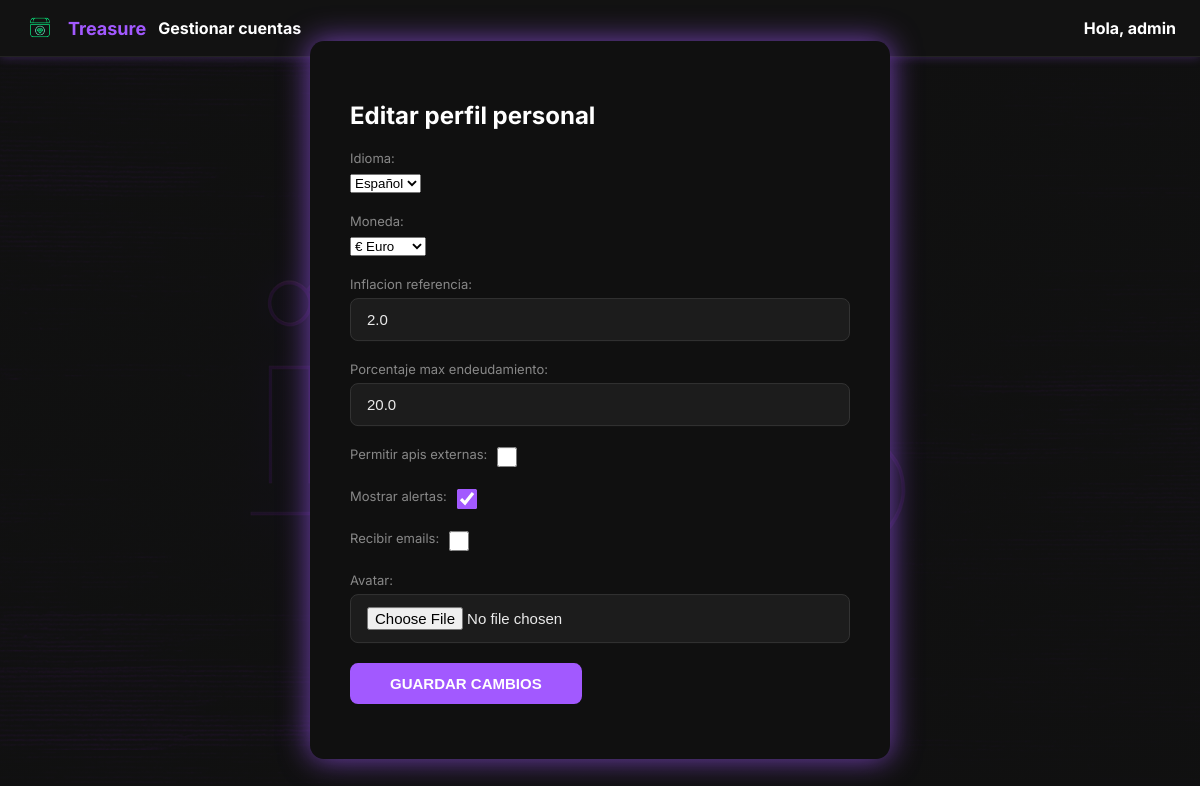
/core/perfil/editar/ (signed in), run on the app's committed database.
### core/models.py (models this page shows, shortened)
class UserProfile(models.Model):
    user = models.OneToOneField(User, on_delete=models.CASCADE)
    idioma = models.CharField(max_length=10, choices=[('es', 'Español'), ('en', 'Inglés')], default='es')
    moneda = models.CharField(max_length=5, choices=[('EUR', '€ Euro'), ('USD', '$ Dólar'), ('BTC', '₿ Bitcoin')], default='EUR')
    inflacion_referencia = models.FloatField(default=2.0)
    porcentaje_max_endeudamiento = models.FloatField(default=30.0)
    permitir_apis_externas = models.BooleanField(default=False)
    mostrar_alertas = models.BooleanField(default=True)
    recibir_emails = models.BooleanField(default=False)
    avatar = models.ImageField(upload_to='avatars/', null=True, blank=True)

### core/views.py (the view)
# urls.py: path('perfil/editar/', editar_perfil, name='editar_perfil'),
@login_required
def editar_perfil(request):
    profile, created = UserProfile.objects.get_or_create(user=request.user)
    if request.method == 'POST':
        form = UserProfileForm(request.POST, request.FILES, instance=profile)
        if form.is_valid():
            form.save()
            return redirect('dashboard')
    else:
        form = UserProfileForm(instance=profile)
    return render(request, 'core/editar_perfil.html', {'form': form})

### core/forms.py
class UserProfileForm(forms.ModelForm):
    class Meta:
        model = UserProfile
        fields = [
            'idioma', 'moneda', 'inflacion_referencia',
            'porcentaje_max_endeudamiento',
            'permitir_apis_externas',
            'mostrar_alertas', 'recibir_emails',
            'avatar'
        ]

### templates/core/editar_perfil.html (shortened to what this page needs)
{% extends "base.html" %}
{% load static %}
{% block body_class %}dashboard-background{% endblock %}
{% block content %}
<div class="profile-form-container">
    <h2>Editar perfil personal</h2>
    <form method="post" enctype="multipart/form-data">
        <div class="form-group">
            {{ form.idioma.label_tag }}
            {{ form.idioma }}
        </div>
        <div class="form-group">
            {{ form.moneda.label_tag }}
            {{ form.moneda }}
        </div>
        <div class="form-group">
            {{ form.inflacion_referencia.label_tag }}
            {{ form.inflacion_referencia }}
        </div>
        <div class="form-group">
            {{ form.porcentaje_max_endeudamiento.label_tag }}
            {{ form.porcentaje_max_endeudamiento }}
        </div>
        <div class="form-group form-group-checkbox">
            {{ form.permitir_apis_externas.label_tag }}
            {{ form.permitir_apis_externas }}
        </div>
        <div class="form-group form-group-checkbox">
            {{ form.mostrar_alertas.label_tag }}
            {{ form.mostrar_alertas }}
        </div>
        <div class="form-group form-group-checkbox">
            {{ form.recibir_emails.label_tag }}
            {{ form.recibir_emails }}
        </div>
        <div class="form-group">
            {{ form.avatar.label_tag }}
            {{ form.avatar }}
        </div>
        <button type="submit" class="btn btn-primary btn-submit-profile">Guardar cambios</button>
    </form>
</div>
{% endblock %}

### templates/base.html (shortened to what this page needs)
{% load static %}
<!DOCTYPE html>
<html lang="es">
<head>
    <link rel="stylesheet" href="{% static 'css/main.css' %}">
</head>
<body class="{% block body_class %}{% endblock %}">
    {% if request.user.is_authenticated and not hide_navbar %}
    <nav class="navbar">
        <div class="navbar-left">
            <img src="{% static 'img/logo_treasure_3.png' %}" class="nav-logo" alt="Treasure Logo">
            <span class="nav-title">Treasure</span>
            <div class="nav-user-dropdown">
                <span class="nav-user-toggle">Gestionar cuentas</span>
            </div>
        </div>
        <div class="navbar-right">
            <div class="nav-user-dropdown">
                <span class="nav-user-toggle">
                    Hola, <span class="nav-username">{{ request.user.first_name|default:request.user.username }}</span>
                </span>
            </div>
        </div>
    </nav>
    {% endif %}
    {% block content %}
    {% endblock %}
</body>
</html>

### static/css/main.css (style rules this page uses)
:root { --primary-color: #a259ff; --glow: rgba(162, 89, 255, 0.7); --dark-bg: #101010; --input-bg: #1c1c1c; --text-color: #eaeaea; --muted: #888; --border: #333; }
body { margin: 0; padding: 0; font-family: 'Inter', sans-serif; background-color: #121212; color: #fff; }
body.dashboard-background { background-image: linear-gradient( rgba(18, 18, 18, 0.9), rgba(18, 18, 18, 0.9) ), url('../img/bg-cyberpunk-finanzas.png'); background-size: cover; background-position: center; background-attachment: fixed; }
.profile-form-container { background-color: var(--dark-bg); padding: 40px; border-radius: 14px; width: 100%; max-width: 500px; box-shadow: 0 0 30px var(--glow); position: absolute; top: 50%; left: 50%; transform: translate(-50%, -50%); z-index: 10; }
.form-group-checkbox { display: flex; align-items: center; gap: 10px; margin-bottom: 15px; font-size: 15px; color: var(--text-color); }
.form-group-checkbox input[type="checkbox"] { width: 20px; height: 20px; margin: 0; cursor: pointer; accent-color: var(--primary-color); }
.form-group { margin-bottom: 20px; text-align: left; }
.form-group label { display: block; font-size: 13px; color: var(--muted); margin-bottom: 6px; }
.form-group input { width: 100%; padding: 12px 16px; border: 1px solid var(--border); border-radius: 8px; background-color: var(--input-bg); color: var(--text-color); font-size: 15px; transition: box-shadow 0.3s ease, border-color 0.3s ease; box-sizing: border-box; }
.btn { display: inline-block; padding: 12px 40px; text-align: center; border: none; border-radius: 8px; font-size: 15px; font-weight: bold; text-transform: uppercase; cursor: pointer; margin-bottom: 15px; transition: box-shadow 0.3s ease, background-color 0.3s ease; }
.btn-primary { background-color: var(--primary-color); color: white; }
.navbar { display: flex; justify-content: space-between; align-items: center; background-color: #121212; padding: 12px 24px; box-shadow: 0 0 10px rgba(162, 89, 255, 0.3); border-bottom: 1px solid #222; }
.navbar-left { display: flex; align-items: center; gap: 12px; }
.nav-logo { height: 32px; width: auto; }
.nav-title { font-size: 18px; color: var(--primary-color); font-weight: bold; }
.navbar-right { display: flex; align-items: center; gap: 20px; }
.nav-user-dropdown { position: relative; display: inline-block; }
.nav-user-toggle { cursor: pointer; color: #fff; font-weight: bold; }

### data on the page
UserProfile: idioma "Español", moneda "€ Euro", inflacion_referencia "2.0", porcentaje_max_endeudamiento "20.0", mostrar_alertas "☑"

### other printed values
{{ request.user.first_name|default:request.user.username }} "admin"
